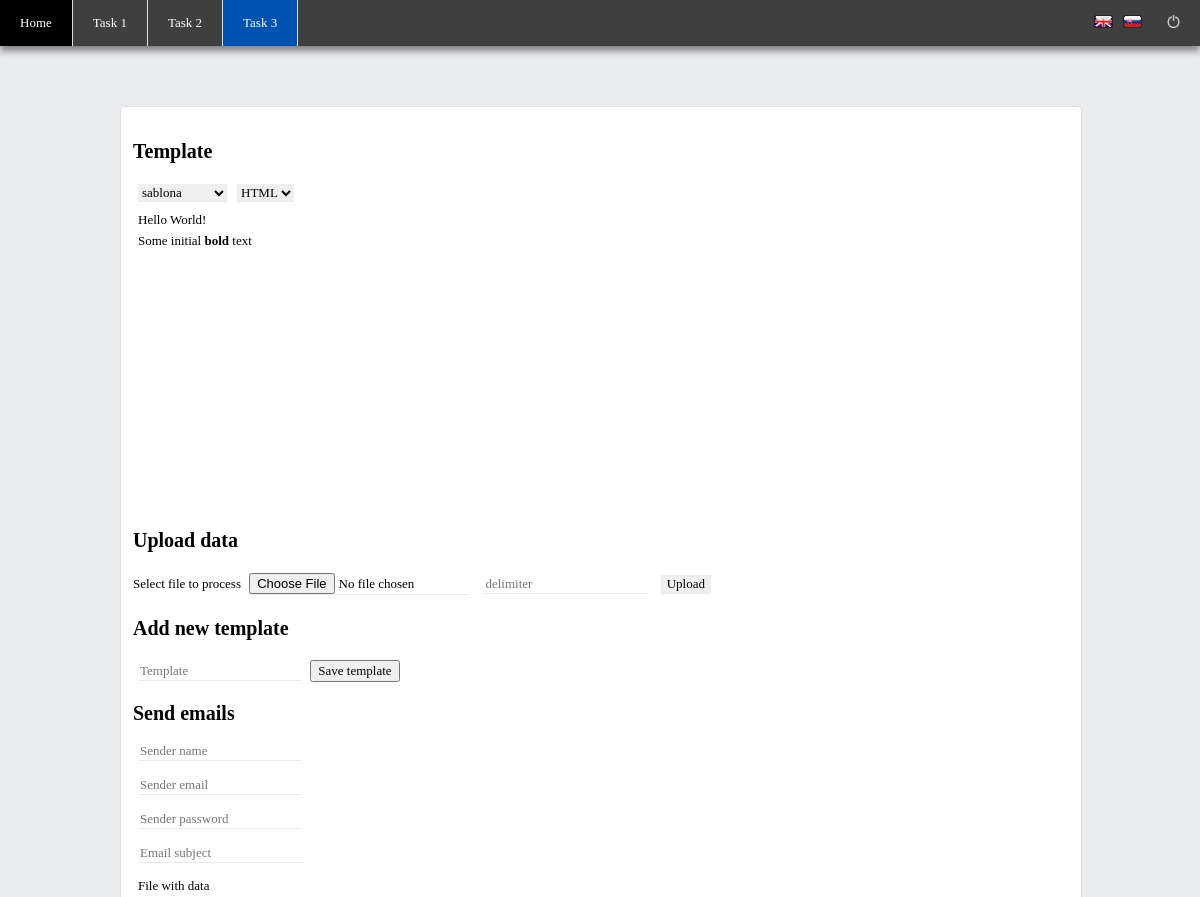
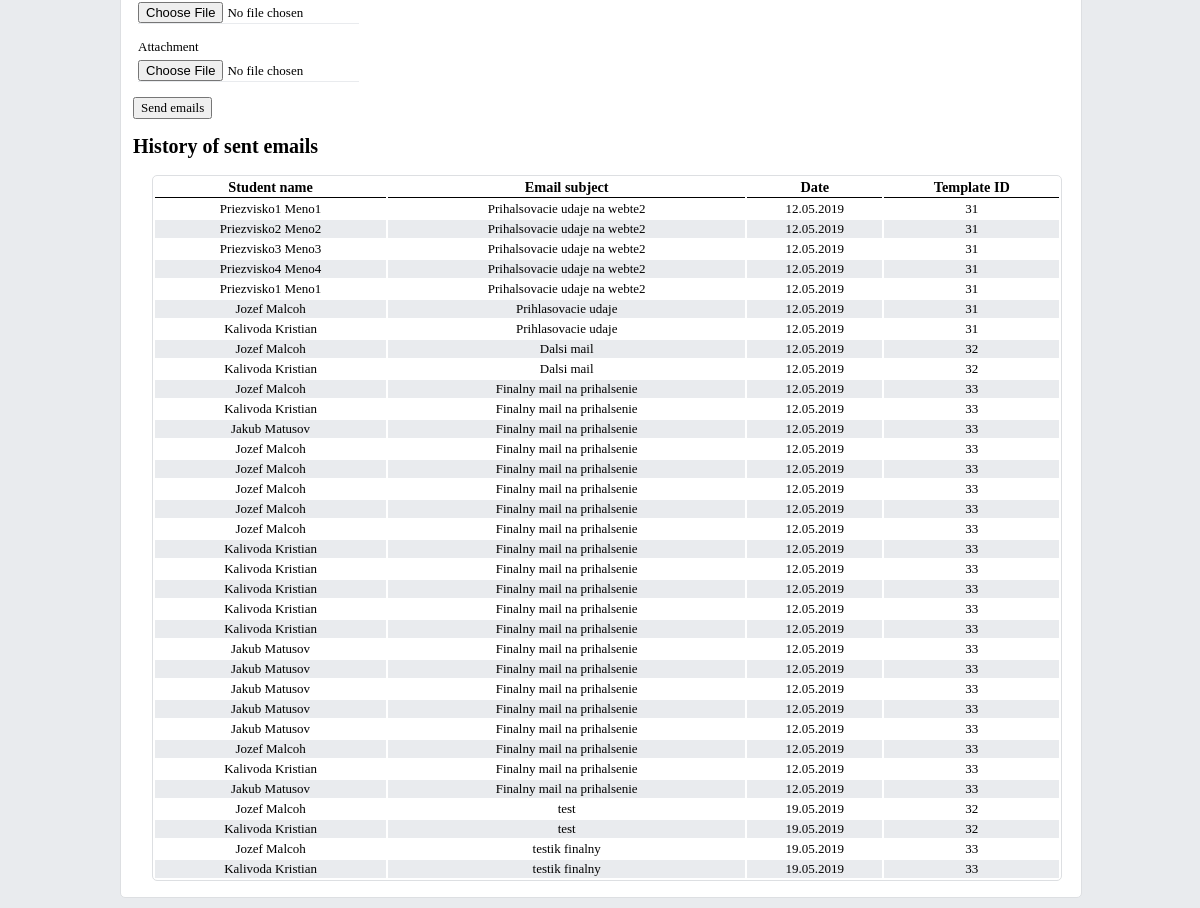
/uloha3.php?lang=en (signed in), run on the app's committed database (2 pictures, top to bottom).
### tables this page shows
CREATE TABLE `email` (
  `id` int(11) NOT NULL,
  `name` varchar(1000) NOT NULL,
  `subject` varchar(1000) NOT NULL,
  `date` varchar(1000) NOT NULL,
  `sablona` int(11) NOT NULL
);

### displayEmailHistory.php (the view, shortened to what this page needs)
<?php
    $conn = new mysqli($servername, $username, $password, $db);
    mysqli_set_charset($conn, "utf8");
    $sqlGetEmailHistory = "SELECT * FROM email";
    $resultGetEmailHistory = $conn->query($sqlGetEmailHistory);
    echo "<table class='sortable'>";
    echo "<tr>";
    echo "<th>" . STUDENT_NAME . "</th>";
    echo "<th>" . EMAIL_SUBJECT . "</th>";
    echo "<th>" . DATE . "</th>";
    echo "<th>" . TEMPLATE_ID . "</th>";
    echo "</tr>";
    if ($resultGetEmailHistory->num_rows > 0) {
        while ($row = $resultGetEmailHistory->fetch_assoc()) {
            echo "<tr>";
            echo "<td>" . $row['name'] ."</td>";
            echo "<td>" . $row['subject'] . "</td>";
            echo "<td>" . $row['date'] . "</td>";
            echo "<td>" . $row['sablona']. "</td>";
            echo "</tr>";
        }
    }
    echo "</table>";

### style.css (style rules this page uses)
html * { font-family: Verdana; font-size: small; }
body { margin: 0; background-color: #E9EBEE; }
table { border: 1px solid #DDDFE2; border-radius: 5px; width: 96%; margin-left: 2%; margin-right: 2%; background-color: white; }
table, th { text-align: center; }
tr:nth-child(odd) { background: white }
tr:nth-child(even) { background: #E9EBEE }
td { width: auto; text-align: center; empty-cells: hide; }
th { font-size: 110%; width: auto; border-bottom: 1px solid black; }

### data on the page
email: name "Priezvisko1 Meno1", subject "Prihalsovacie udaje na webte2", date "12.05.2019", sablona "31"
email: name "Priezvisko2 Meno2", subject "Prihalsovacie udaje na webte2", date "12.05.2019", sablona "31"
email: name "Priezvisko3 Meno3", subject "Prihalsovacie udaje na webte2", date "12.05.2019", sablona "31"
email: name "Priezvisko4 Meno4", subject "Prihalsovacie udaje na webte2", date "12.05.2019", sablona "31"
email: name "Priezvisko1 Meno1", subject "Prihalsovacie udaje na webte2", date "12.05.2019", sablona "31"
email: name "Jozef Malcoh", subject "Prihlasovacie udaje", date "12.05.2019", sablona "31"
email: name "Kalivoda Kristian", subject "Prihlasovacie udaje", date "12.05.2019", sablona "31"
email: name "Jozef Malcoh", subject "Dalsi mail", date "12.05.2019", sablona "32"
email: name "Kalivoda Kristian", subject "Dalsi mail", date "12.05.2019", sablona "32"
email: name "Jozef Malcoh", subject "Finalny mail na prihalsenie", date "12.05.2019", sablona "33"
email: name "Kalivoda Kristian", subject "Finalny mail na prihalsenie", date "12.05.2019", sablona "33"
email: name "Jakub Matusov", subject "Finalny mail na prihalsenie", date "12.05.2019", sablona "33"
email: name "Jozef Malcoh", subject "Finalny mail na prihalsenie", date "12.05.2019", sablona "33"
email: name "Jozef Malcoh", subject "Finalny mail na prihalsenie", date "12.05.2019", sablona "33"
email: name "Jozef Malcoh", subject "Finalny mail na prihalsenie", date "12.05.2019", sablona "33"
email: name "Jozef Malcoh", subject "Finalny mail na prihalsenie", date "12.05.2019", sablona "33"
email: name "Jozef Malcoh", subject "Finalny mail na prihalsenie", date "12.05.2019", sablona "33"
email: name "Kalivoda Kristian", subject "Finalny mail na prihalsenie", date "12.05.2019", sablona "33"
email: name "Kalivoda Kristian", subject "Finalny mail na prihalsenie", date "12.05.2019", sablona "33"
email: name "Kalivoda Kristian", subject "Finalny mail na prihalsenie", date "12.05.2019", sablona "33"
email: name "Kalivoda Kristian", subject "Finalny mail na prihalsenie", date "12.05.2019", sablona "33"
email: name "Kalivoda Kristian", subject "Finalny mail na prihalsenie", date "12.05.2019", sablona "33"
email: name "Jakub Matusov", subject "Finalny mail na prihalsenie", date "12.05.2019", sablona "33"
email: name "Jakub Matusov", subject "Finalny mail na prihalsenie", date "12.05.2019", sablona "33"
email: name "Jakub Matusov", subject "Finalny mail na prihalsenie", date "12.05.2019", sablona "33"
email: name "Jakub Matusov", subject "Finalny mail na prihalsenie", date "12.05.2019", sablona "33"
email: name "Jakub Matusov", subject "Finalny mail na prihalsenie", date "12.05.2019", sablona "33"
email: name "Jozef Malcoh", subject "Finalny mail na prihalsenie", date "12.05.2019", sablona "33"
email: name "Kalivoda Kristian", subject "Finalny mail na prihalsenie", date "12.05.2019", sablona "33"
email: name "Jakub Matusov", subject "Finalny mail na prihalsenie", date "12.05.2019", sablona "33"
email: name "Jozef Malcoh", subject "test", date "19.05.2019", sablona "32"
email: name "Kalivoda Kristian", subject "test", date "19.05.2019", sablona "32"
email: name "Jozef Malcoh", subject "testik finalny", date "19.05.2019", sablona "33"
email: name "Kalivoda Kristian", subject "testik finalny", date "19.05.2019", sablona "33"

### other printed values
TEXT_HOME "Home"
TEXT_TASK1 "Task 1"
TEXT_TASK2 "Task 2"
TEXT_TASK3 "Task 3"
TEMPLATE "Template"
UPLOAD_DATA "Upload data"
SELECT_FILE "Select file to process"
ADD_NEW_TEMPLATE "Add new template"
SAVE_TEMPLATE "Save template"
SEND_EMAILS "Send emails"
FILE_WITH_DATA "File with data"
ATTACHMENT "Attachment"
SENT_EMAILS_HISTORY "History of sent emails"
STUDENT_NAME "Student name"
EMAIL_SUBJECT "Email subject"
